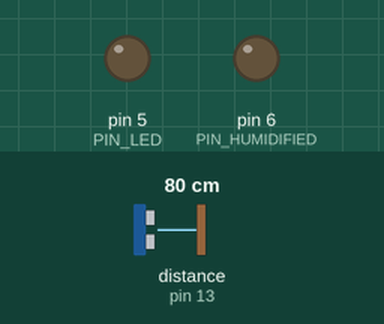
This sketch was run on a simulated Arduino Uno, built with avr-gcc and run on an emulated ATmega328P. Parts: output pins drawn as LEDs (lit = HIGH). Wiring (inferred from the names in the program): ultrasonic range finder: trigger pin 12; echo pin 13. The test bench sets the inputs (shaded band); at power-on: distance to the obstacle (sensor on pin 13) 80 cm. The echo pulse lasts 58.3 µs per cm; pins used as bus, display or sensor lines are not drawn.

Above: at 1.2 s.
1.3 s: distance to the obstacle (sensor on pin 13) set to 2 cm
At 1.7 s:
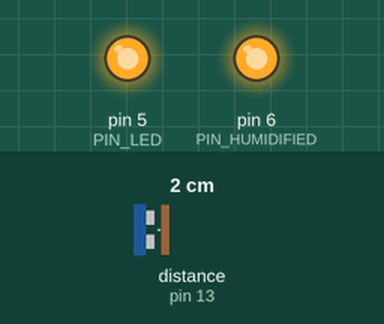
2.8 s: distance to the obstacle (sensor on pin 13) set to 35 cm
At 4.0 s:
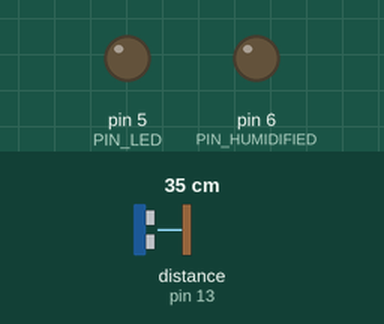
4.3 s: distance to the obstacle (sensor on pin 13) set to 4 cm
At 5.2 s:
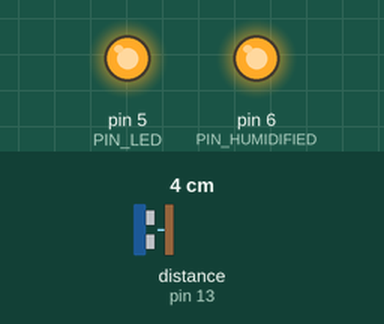
Timing chart, 0 to 7.3 s (numbered marks = the images above; inputs shaded):
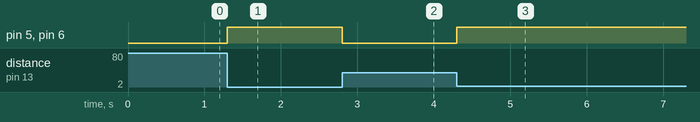

The sketch:

canon_humidifier.ino
```cpp
int PIN_LED = 5;
int PIN_HUMIDIFIED = 6;
int PIN_TRIG = 12;
int PIN_ECHO = 13;

boolean state = false;

float getDistance() {
  digitalWrite(PIN_TRIG, LOW);
  delayMicroseconds(2);
  digitalWrite(PIN_TRIG, HIGH);
  delayMicroseconds(10);
  digitalWrite(PIN_TRIG, LOW);
  float duration = pulseIn(PIN_ECHO, HIGH);
  return duration / 29 / 2;
}

void setup() {
  pinMode(PIN_LED, OUTPUT);
  pinMode(PIN_HUMIDIFIED, OUTPUT);
  pinMode(PIN_TRIG, OUTPUT);
  pinMode(PIN_ECHO, INPUT);
}

void loop() {
  float distance = getDistance();
  if (distance < 20) {
    state = true;
  } else {
    state = false;
  }
  digitalWrite(PIN_LED, state);
  digitalWrite(PIN_HUMIDIFIED, state);
}
```

Measured:
- after the input at 1.3 s, pin 5 (PIN_LED), pin 6 (PIN_HUMIDIFIED): LOW → HIGH at once
- after the input at 2.8 s, pin 5 (PIN_LED), pin 6 (PIN_HUMIDIFIED): HIGH → LOW at once
- after the input at 4.3 s, pin 5 (PIN_LED), pin 6 (PIN_HUMIDIFIED): LOW → HIGH at once
